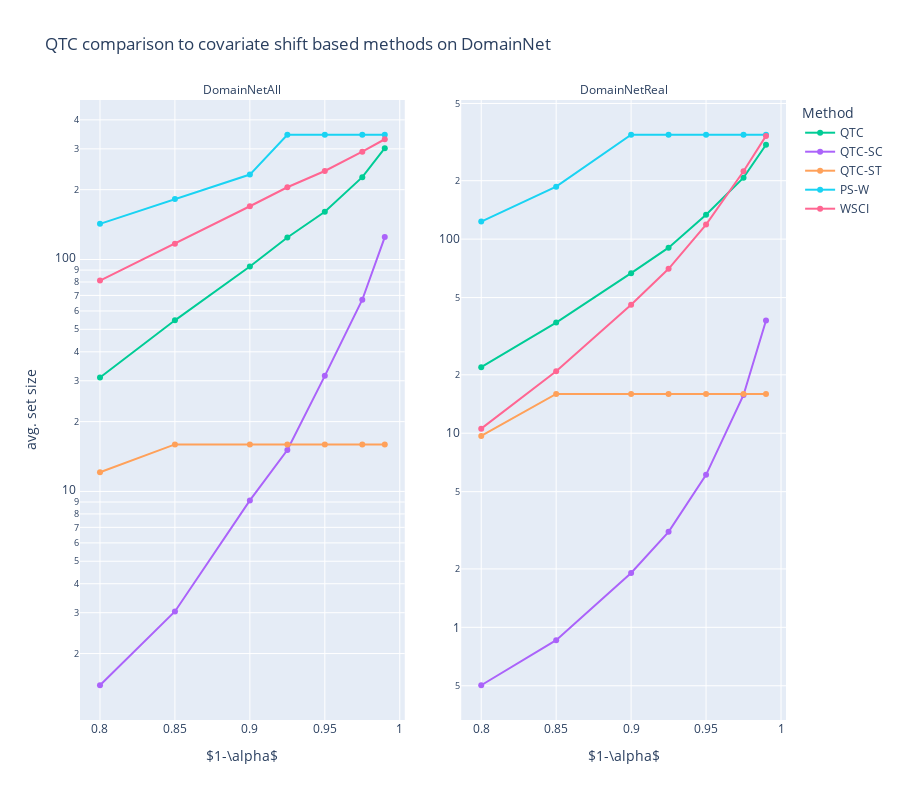

This figure's notebook cell:
### Markdown cell above
#### Figure 4 (bottom row)

### Code cell
dom_info_size_df = dom_info_df.query("Method not in ['$y=x$', 'original', 'PS-C', 'PS-M', 'PS-R']")

fig = px.line(
    dom_info_size_df,
    log_y=True,
    x='1_alpha', y='predicted_size', color='Method', markers=True,
    facet_col='source_data', facet_col_spacing=0.08,
    category_orders={
        "Method": ['$y=x$', 'original', 'QTC', 'QTC-SC', 'QTC-ST', 'PS-W', 'WSCI'],
        "source_data": ["DomainNetAll", "DomainNetReal"],
    },
    title="QTC comparison to covariate shift based methods on DomainNet",
    labels = {
        '1_alpha': r'$1-\alpha$',
        'predicted_size': 'avg. set size',
    }
)

fig.for_each_annotation(lambda a: a.update(text=a.text.split("=")[-1]))

fig.update_yaxes(matches=None, showticklabels=True)

fig.update_layout(height=800)

fig.show()

### Figure 1 — Plotly figure (JSON) as saved in the notebook; plotly's stock layout.template omitted (floating-point values rounded to 4 significant figures)
{"data": [{"hovertemplate": "Method=QTC<br>source_data=DomainNetAll<br>$1-\\alpha$=%{x}<br>avg. set size=%{y}<extra></extra>", "legendgroup": "QTC", "line": {"color": "#00cc96", "dash": "solid"}, "marker": {"symbol": "circle"}, "mode": "markers+lines", "name": "QTC", "orientation": "v", "showlegend": true, "type": "scatter", "x": [0.99, 0.975, 0.95, 0.925, 0.9, 0.85, 0.8], "xaxis": "x", "y": [301.8, 226.4, 160.7, 124.4, 93.22, 54.66, 30.97], "yaxis": "y"}, {"hovertemplate": "Method=QTC<br>source_data=DomainNetReal<br>$1-\\alpha$=%{x}<br>avg. set size=%{y}<extra></extra>", "legendgroup": "QTC", "line": {"color": "#00cc96", "dash": "solid"}, "marker": {"symbol": "circle"}, "mode": "markers+lines", "name": "QTC", "orientation": "v", "showlegend": false, "type": "scatter", "x": [0.99, 0.975, 0.95, 0.925, 0.9, 0.85, 0.8], "xaxis": "x2", "y": [306.6, 207.4, 133.5, 90.38, 66.77, 37.16, 21.89], "yaxis": "y2"}, {"hovertemplate": "Method=QTC-SC<br>source_data=DomainNetAll<br>$1-\\alpha$=%{x}<br>avg. set size=%{y}<extra></extra>", "legendgroup": "QTC-SC", "line": {"color": "#ab63fa", "dash": "solid"}, "marker": {"symbol": "circle"}, "mode": "markers+lines", "name": "QTC-SC", "orientation": "v", "showlegend": true, "type": "scatter", "x": [0.99, 0.975, 0.95, 0.925, 0.9, 0.85, 0.8], "xaxis": "x", "y": [125.0, 67.06, 31.5, 15.09, 9.144, 3.038, 1.46], "yaxis": "y"}, {"hovertemplate": "Method=QTC-SC<br>source_data=DomainNetReal<br>$1-\\alpha$=%{x}<br>avg. set size=%{y}<extra></extra>", "legendgroup": "QTC-SC", "line": {"color": "#ab63fa", "dash": "solid"}, "marker": {"symbol": "circle"}, "mode": "markers+lines", "name": "QTC-SC", "orientation": "v", "showlegend": false, "type": "scatter", "x": [0.99, 0.975, 0.95, 0.925, 0.9, 0.85, 0.8], "xaxis": "x2", "y": [38.13, 15.74, 6.103, 3.103, 1.905, 0.859, 0.503], "yaxis": "y2"}, {"hovertemplate": "Method=QTC-ST<br>source_data=DomainNetAll<br>$1-\\alpha$=%{x}<br>avg. set size=%{y}<extra></extra>", "legendgroup": "QTC-ST", "line": {"color": "#FFA15A", "dash": "solid"}, "marker": {"symbol": "circle"}, "mode": "markers+lines", "name": "QTC-ST", "orientation": "v", "showlegend": true, "type": "scatter", "x": [0.99, 0.975, 0.95, 0.925, 0.9, 0.85, 0.8], "xaxis": "x", "y": [15.95, 15.95, 15.95, 15.95, 15.95, 15.95, 12.11], "yaxis": "y"}, {"hovertemplate": "Method=QTC-ST<br>source_data=DomainNetReal<br>$1-\\alpha$=%{x}<br>avg. set size=%{y}<extra></extra>", "legendgroup": "QTC-ST", "line": {"color": "#FFA15A", "dash": "solid"}, "marker": {"symbol": "circle"}, "mode": "markers+lines", "name": "QTC-ST", "orientation": "v", "showlegend": false, "type": "scatter", "x": [0.99, 0.975, 0.95, 0.925, 0.9, 0.85, 0.8], "xaxis": "x2", "y": [15.95, 15.95, 15.95, 15.95, 15.95, 15.95, 9.68], "yaxis": "y2"}, {"hovertemplate": "Method=PS-W<br>source_data=DomainNetAll<br>$1-\\alpha$=%{x}<br>avg. set size=%{y}<extra></extra>", "legendgroup": "PS-W", "line": {"color": "#19d3f3", "dash": "solid"}, "marker": {"symbol": "circle"}, "mode": "markers+lines", "name": "PS-W", "orientation": "v", "showlegend": true, "type": "scatter", "x": [0.99, 0.975, 0.95, 0.925, 0.9, 0.85, 0.8], "xaxis": "x", "y": [345, 345, 345, 345, 232.4, 182.5, 142.5], "yaxis": "y"}, {"hovertemplate": "Method=PS-W<br>source_data=DomainNetReal<br>$1-\\alpha$=%{x}<br>avg. set size=%{y}<extra></extra>", "legendgroup": "PS-W", "line": {"color": "#19d3f3", "dash": "solid"}, "marker": {"symbol": "circle"}, "mode": "markers+lines", "name": "PS-W", "orientation": "v", "showlegend": false, "type": "scatter", "x": [0.99, 0.975, 0.95, 0.925, 0.9, 0.85, 0.8], "xaxis": "x2", "y": [345, 345, 345, 345, 345, 186.4, 123.2], "yaxis": "y2"}, {"hovertemplate": "Method=WSCI<br>source_data=DomainNetAll<br>$1-\\alpha$=%{x}<br>avg. set size=%{y}<extra></extra>", "legendgroup": "WSCI", "line": {"color": "#FF6692", "dash": "solid"}, "marker": {"symbol": "circle"}, "mode": "markers+lines", "name": "WSCI", "orientation": "v", "showlegend": true, "type": "scatter", "x": [0.99, 0.975, 0.95, 0.925, 0.9, 0.85, 0.8], "xaxis": "x", "y": [329.9, 291.6, 240.7, 204.8, 169.6, 116.8, 81.09], "yaxis": "y"}, {"hovertemplate": "Method=WSCI<br>source_data=DomainNetReal<br>$1-\\alpha$=%{x}<br>avg. set size=%{y}<extra></extra>", "legendgroup": "WSCI", "line": {"color": "#FF6692", "dash": "solid"}, "marker": {"symbol": "circle"}, "mode": "markers+lines", "name": "WSCI", "orientation": "v", "showlegend": false, "type": "scatter", "x": [0.99, 0.975, 0.95, 0.925, 0.9, 0.85, 0.8], "xaxis": "x2", "y": [340.4, 223.6, 118.8, 70.34, 45.92, 20.84, 10.56], "yaxis": "y2"}], "layout": {"annotations": [{"font": {}, "showarrow": false, "text": "DomainNetAll", "x": 0.23, "xanchor": "center", "xref": "paper", "y": 1, "yanchor": "bottom", "yref": "paper"}, {"font": {}, "showarrow": false, "text": "DomainNetReal", "x": 0.77, "xanchor": "center", "xref": "paper", "y": 1, "yanchor": "bottom", "yref": "paper"}], "height": 800, "legend": {"title": {"text": "Method"}, "tracegroupgap": 0}, "title": {"text": "QTC comparison to covariate shift based methods on DomainNet"}, "xaxis": {"anchor": "y", "domain": [0, 0.46], "title": {"text": "$1-\\alpha$"}}, "xaxis2": {"anchor": "y2", "domain": [0.54, 1], "matches": "x", "title": {"text": "$1-\\alpha$"}}, "yaxis": {"anchor": "x", "domain": [0, 1], "showticklabels": true, "title": {"text": "avg. set size"}, "type": "log"}, "yaxis2": {"anchor": "x2", "domain": [0, 1], "showticklabels": true, "type": "log"}}}
